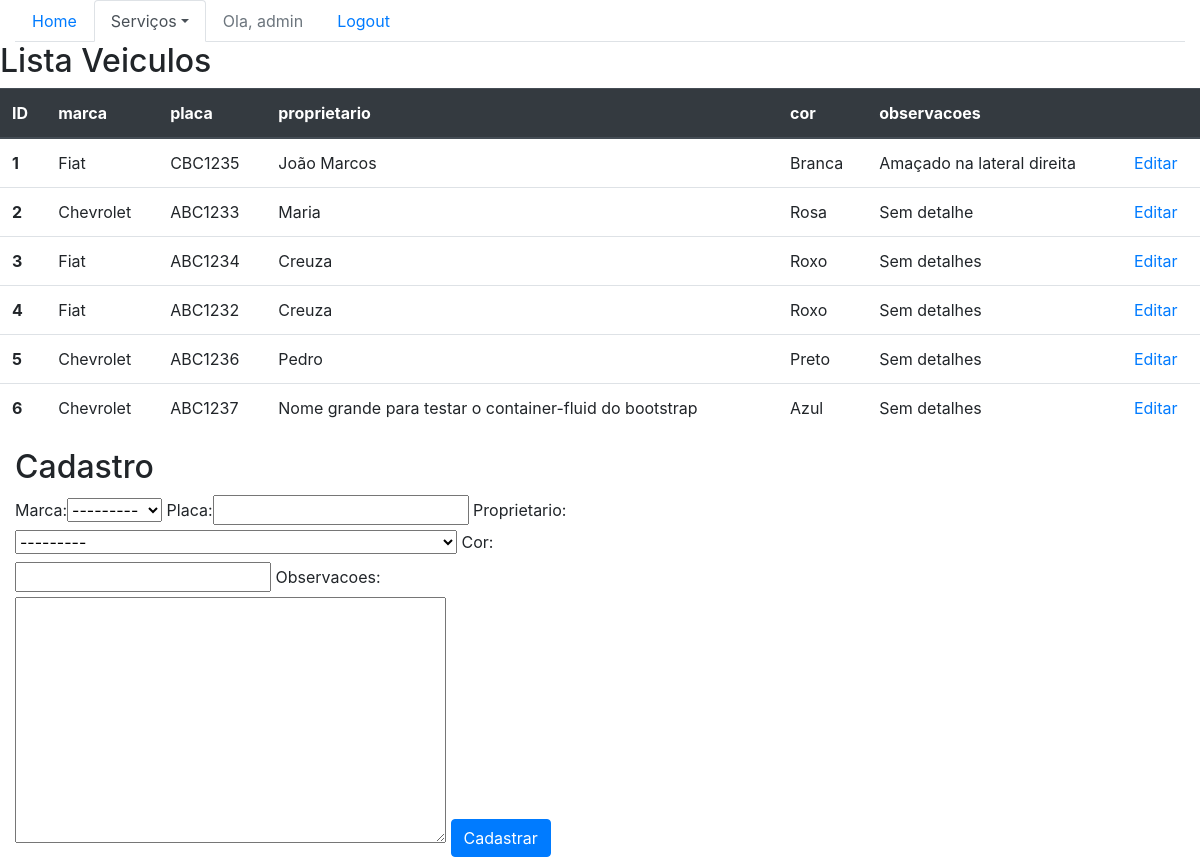
The app's page /sistema/veiculos/ (signed in), older data.
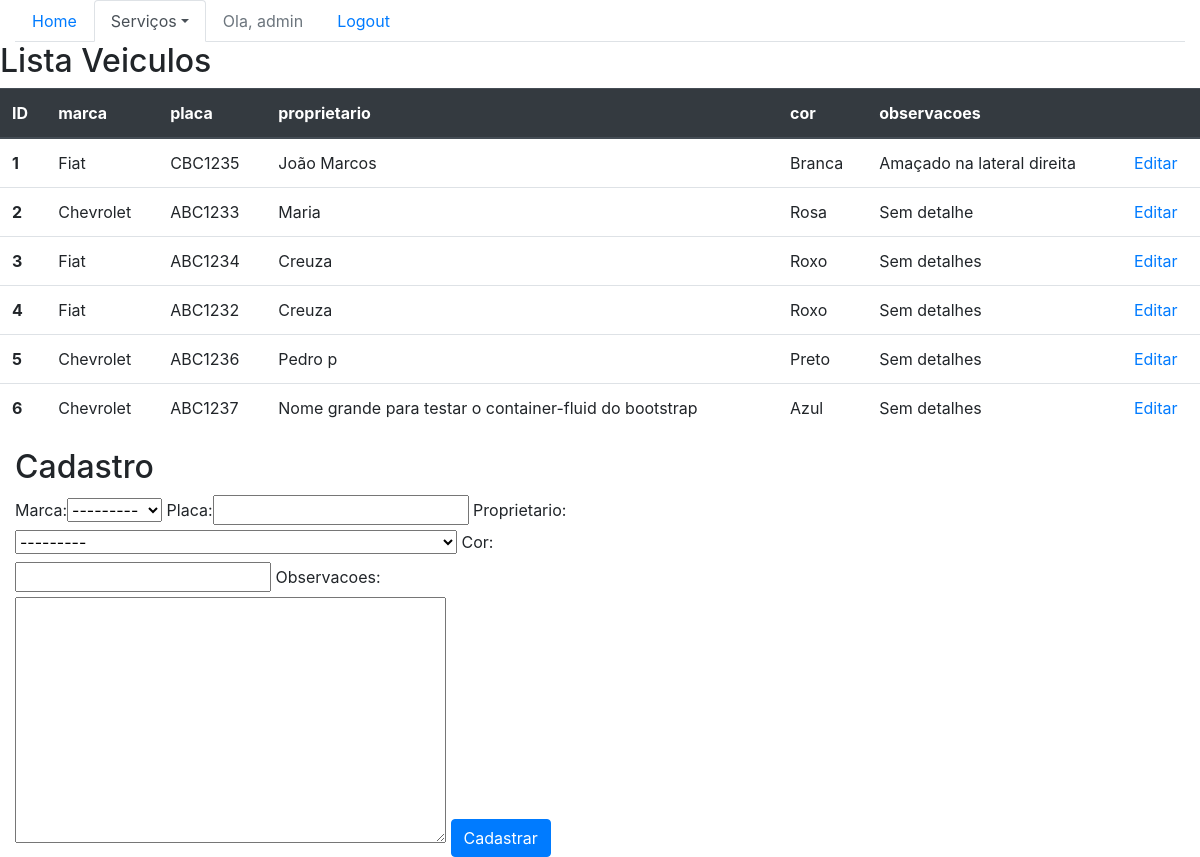
The same page, newer data.
### core/models.py (models this page shows, shortened)
class Veiculo(models.Model):
    marca = models.ForeignKey(Marca, on_delete=models.PROTECT)
    placa = models.CharField(max_length=7)
    proprietario = models.ForeignKey(Pessoa, on_delete=models.PROTECT)
    cor = models.CharField(max_length=15)
    observacoes = models.TextField()

class Pessoa(models.Model):
    nome = models.CharField(max_length=100)
    endereco = models.CharField(max_length=200)
    telefone = models.CharField(max_length=20)
    def __str__(self):
        return self.nome

class Marca(models.Model):
    nome = models.CharField(max_length=50)
    def __str__(self):
        return self.nome

### core/views.py (the view)
@login_required
def lista_veiculos(request):
    veiculos = Veiculo.objects.all()
    form = VeiculoForm()
    data = {'veiculos': veiculos, 'form': form}
    return render(request, 'core/lista_veiculos.html', data)

### core/forms.py
class VeiculoForm(ModelForm):
    class Meta:
        model = Veiculo
        fields = '__all__'

### core/templates/core/lista_veiculos.html (shortened to what this page needs)
{% extends 'base.html' %}
{% load bootstrap %}
{% block menu %}
    <ul class="nav nav-tabs">
        <li class="nav-item">
            <a class="nav-link" href="{% url 'core_home' %}">Home</a>
        </li>
        {% if user.is_authenticated  %}
            <li class="nav-item dropdown">
                <a class="nav-link dropdown-toggle active" data-toggle="dropdown" href="#" role="button" aria-haspopup="true" aria-expanded="false">Serviços</a>
            </li>
            <li class="nav-item">
                <a class="nav-link disabled" href="">Ola, {{ user }}   </a>
            </li>
            <li class="nav-item">
                <a class="nav-link" href=" {% url 'logout' %} ">Logout</a>
            </li>
        {% else %}
            <li class="nav-item">
                <a class="nav-link" href=" {% url 'login' %} ">Login</a>
            </li>
        {% endif %}
    </ul>
{% endblock menu %}
{% block main %}
    <div class="row">
        <table class="table">
            <H2>Lista Veiculos</H2>
            <thead class="thead-dark">
              <tr>
                <th scope="col">ID</th>
                <th scope="col">marca</th>
                <th scope="col">placa</th>
                <th scope="col">proprietario</th>
                <th scope="col">cor</th>
                <th scope="col">observacoes</th>
                <th scope="col"></th>
              </tr>
            </thead>
            <tbody>
            {% for veiculo in veiculos %}
              <tr>
                <th scope="row">{{ veiculo.id }}</th>
                <td>{{ veiculo.marca }}</td>
                <td>{{ veiculo.placa }}</td>
                <td>{{ veiculo.proprietario }}</td>
                <td>{{ veiculo.cor }}</td>
                <td>{{ veiculo.observacoes }}</td>
                <td>
                    <a href="{% url 'core_veiculo_update' veiculo.id %}">Editar</a>
                </td>
              </tr>
            {% endfor %}
            </tbody>
        </table>
        <div class="col-sm-6">
            <H2>Cadastro</H2>
            <form action="{% url 'core_veiculo_novo' %}" method="POST">
                {{ form|bootstrap }}
                <button type="submit" class="btn btn-primary">Cadastrar</button>
            </form>
        </div>
    </div>
{% endblock main %}

Row changes from the older to the newer data that the page shows:
changed through a linked row, Veiculo "ABC1236": proprietario "Pedro" → "Pedro p"
